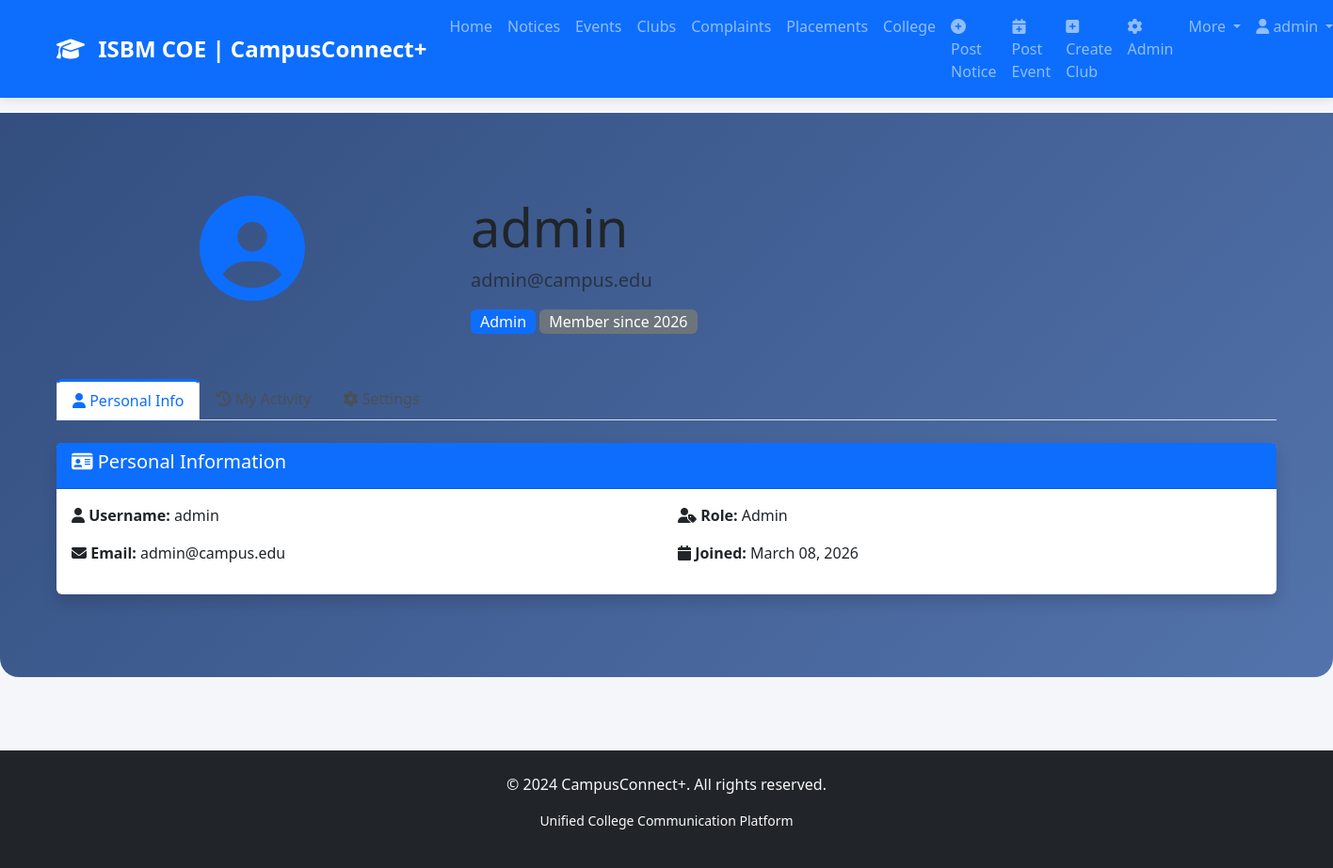
The app's page /profile (signed in) with its own data.
### app.py (models this page shows, shortened)
class User(UserMixin, db.Model):
    id = db.Column(db.Integer, primary_key=True)
    username = db.Column(db.String(50), unique=True, nullable=False)
    email = db.Column(db.String(120), unique=True, nullable=False)
    password = db.Column(db.String(60), nullable=False)
    role = db.Column(db.String(20), default='student')  # student, faculty, hod, dean, principal, admin
    created_at = db.Column(db.DateTime, default=lambda: datetime.now(timezone.utc))

### app.py (the view)
@app.route('/profile')
@login_required
def profile():
    return render_template('profile.html', user=current_user)

### app.py (called while the page is built)
@login_manager.user_loader
def load_user(user_id):
    return User.query.get(int(user_id))

### templates/profile.html (shortened to what this page needs)
{% extends "base.html" %}
{% block content %}
<div class="dashboard-header-bg">
    <div class="container py-5">
    <div class="row mb-5">
        <div class="col-md-4 text-center">
            <div class="profile-avatar mb-3">
                <i class="fas fa-user-circle fa-7x text-primary"></i>
            </div>
        </div>
        <div class="col-md-8">
            <h1 class="display-4">{{ user.username }}</h1>
            <p class="lead text-muted">{{ user.email }}</p>
            <span class="badge bg-primary fs-6">{{ user.role|title }}</span>
            <span class="badge bg-secondary fs-6">Member since {{ user.created_at.strftime('%Y') }}</span>
        </div>
    </div>
    <ul class="nav nav-tabs mb-4" id="profileTabs" role="tablist">
        <li class="nav-item">
            <button class="nav-link active" id="info-tab" data-bs-toggle="tab" data-bs-target="#info" type="button">
                <i class="fas fa-user"></i> Personal Info
            </button>
        </li>
        <li class="nav-item">
            <button class="nav-link" id="activity-tab" data-bs-toggle="tab" data-bs-target="#activity" type="button">
                <i class="fas fa-history"></i> My Activity
            </button>
        </li>
        <li class="nav-item">
            <button class="nav-link" id="settings-tab" data-bs-toggle="tab" data-bs-target="#settings" type="button">
                <i class="fas fa-cog"></i> Settings
            </button>
        </li>
    </ul>
    <div class="tab-content" id="profileTabsContent">
        <div class="tab-pane fade show active" id="info">
            <div class="card shadow">
                <div class="card-header bg-primary text-white">
                    <h5><i class="fas fa-id-card"></i> Personal Information</h5>
                </div>
                <div class="card-body">
                    <div class="row">
                        <div class="col-md-6">
                            <p><strong><i class="fas fa-user"></i> Username:</strong> {{ user.username }}</p>
                            <p><strong><i class="fas fa-envelope"></i> Email:</strong> {{ user.email }}</p>
                        </div>
                        <div class="col-md-6">
                            <p><strong><i class="fas fa-user-tag"></i> Role:</strong> {{ user.role|title }}</p>
                            <p><strong><i class="fas fa-calendar"></i> Joined:</strong> {{ user.created_at.strftime('%B %d, %Y') }}</p>
                        </div>
                    </div>
                </div>
            </div>
        </div>
    </div>
    </div>
</div>
{% endblock %}

### templates/base.html (shortened to what this page needs)
<!DOCTYPE html>
<html lang="en">
<head>
    <link href="https://cdn.jsdelivr.net/npm/bootstrap@5.3.0/dist/css/bootstrap.min.css" rel="stylesheet">
    <link rel="stylesheet" href="https://cdnjs.cloudflare.com/ajax/libs/font-awesome/6.4.0/css/all.min.css">
    <link rel="stylesheet" href="{{ url_for('static', filename='css/style.css') }}">
</head>
<body>
    <nav class="navbar navbar-expand-lg navbar-dark bg-primary">
        <div class="container">
            <a class="navbar-brand" href="{{ url_for('index') }}">
                <i class="fas fa-graduation-cap"></i> ISBM COE | CampusConnect+
            </a>
            <div class="collapse navbar-collapse" id="navbarNav">
                <ul class="navbar-nav ms-auto">
                    <li class="nav-item">
                        <a class="nav-link" href="{{ url_for('index') }}">Home</a>
                    </li>
                    <li class="nav-item">
                        <a class="nav-link" href="{{ url_for('notices') }}">Notices</a>
                    </li>
                    <li class="nav-item">
                        <a class="nav-link" href="{{ url_for('events') }}">Events</a>
                    </li>
                    <li class="nav-item">
                        <a class="nav-link" href="{{ url_for('clubs') }}">Clubs</a>
                    </li>
                    <li class="nav-item">
                        <a class="nav-link" href="{{ url_for('complaints') }}">Complaints</a>
                    </li>
                    <li class="nav-item">
                        <a class="nav-link" href="{{ url_for('placements') }}">Placements</a>
                    </li>
                    <li class="nav-item">
                        <a class="nav-link" href="{{ url_for('college_info') }}">College</a>
                    </li>
                    {% if current_user.is_authenticated and current_user.role in ['admin', 'hod', 'dean', 'faculty'] %}
                    <li class="nav-item">
                        <a class="nav-link" href="{{ url_for('new_notice') }}"><i class="fas fa-plus-circle"></i> Post Notice</a>
                    </li>
                    <li class="nav-item">
                        <a class="nav-link" href="{{ url_for('new_event') }}"><i class="fas fa-calendar-plus"></i> Post Event</a>
                    </li>
                    {% endif %}
                    {% if current_user.is_authenticated and current_user.role in ['admin', 'dean'] %}
                    <li class="nav-item">
                        <a class="nav-link" href="{{ url_for('new_club') }}"><i class="fas fa-plus-square"></i> Create Club</a>
                    </li>
                    {% endif %}
                    {% if current_user.is_authenticated and current_user.role == 'admin' %}
                    <li class="nav-item">
                        <a class="nav-link" href="{{ url_for('admin') }}"><i class="fas fa-cog"></i> Admin</a>
                    </li>
                    {% endif %}
                    <li class="nav-item dropdown">
                        <a class="nav-link dropdown-toggle" href="#" id="moreDropdown" role="button" data-bs-toggle="dropdown">
                            More
                        </a>
                    </li>
                    {% if current_user.is_authenticated %}
                    <li class="nav-item dropdown">
                        <a class="nav-link dropdown-toggle" href="#" id="userDropdown" role="button" data-bs-toggle="dropdown">
                            <i class="fas fa-user"></i> {{ current_user.username }}
                        </a>
                    </li>
                    {% endif %}
                </ul>
            </div>
    </nav>
    <main>
        {% block content %}{% endblock %}
    </main>
    <footer class="bg-dark text-light py-4 mt-5">
        <div class="container text-center">
            <p>&copy; 2024 CampusConnect+. All rights reserved.</p>
            <p class="small">Unified College Communication Platform</p>
        </div>
    </footer>
</body>
</html>

### static/css/style.css (style rules this page uses)
:root { --primary-color: #4a6cf7; --secondary-color: #6c757d; --success-color: #28a745; --danger-color: #dc3545; --warning-color: #1b54aa; --info-color: #17a2b8; --dark-color: #343a40; --light-color: #f8f9fa; }
body { font-family: 'Segoe UI', Tahoma, Geneva, Verdana, sans-serif; background-color: #f5f6fa; min-height: 100vh; display: flex; flex-direction: column; }
main { flex: 1; }
.navbar { box-shadow: 0 2px 10px rgba(0, 0, 0, 0.1); }
.navbar-brand { font-weight: 700; font-size: 1.5rem; }
.navbar-brand i { margin-right: 8px; }
.badge { padding: 5px 10px; font-weight: 500; }
footer { margin-top: auto; }
.card { border: none; box-shadow: 0 2px 8px rgba(0, 0, 0, 0.05); }
.dashboard-header-bg { background: linear-gradient(135deg, rgba(30, 60, 114, 0.9) 0%, rgba(42, 82, 152, 0.8) 100%); padding: 40px 0; margin-bottom: 30px; border-radius: 0 0 20px 20px; }

### templates/profile.html (style rules this page uses)
.profile-avatar { transition: transform 0.3s ease; }
.nav-tabs .nav-link { color: #495057; font-weight: 500; }
.nav-tabs .nav-link.active { color: #0d6efd; border-top: 3px solid #0d6efd; }

### records on screen
User: username "admin", email "admin@campus.edu", role "Admin", created_at "2026", created_at "March 08, 2026"
